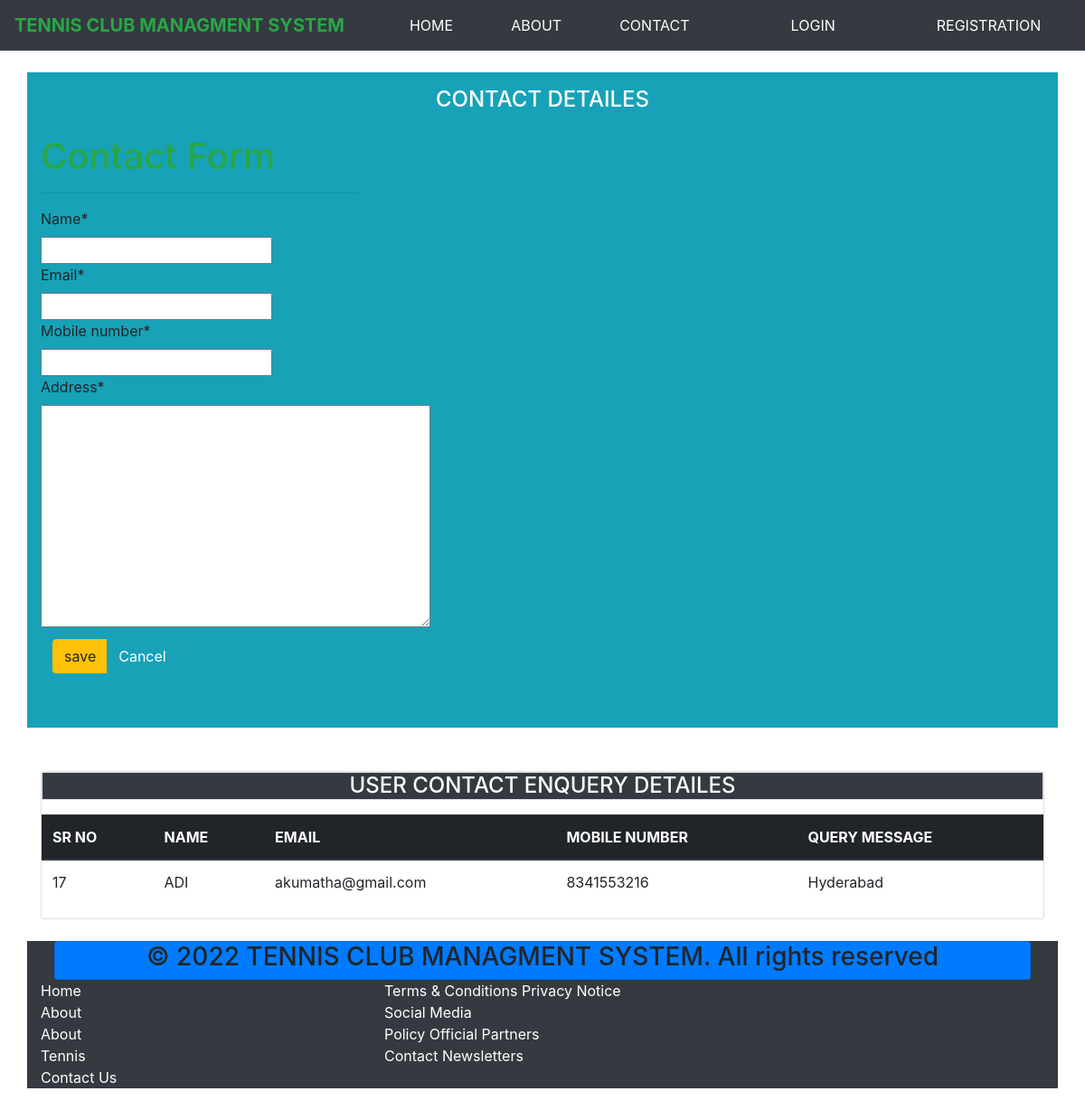
Page /contact/ on the committed database.
### ClubApp/models.py (models this page shows, shortened)
class Contact(models.Model):
 name = models.CharField(max_length=150)
 email = models.EmailField(max_length=150)
 mobile_number = models.CharField(max_length=10)
 address = models.TextField()

### ClubApp/views.py (the view)
# urls.py: path('contact/',views.contact_view,name="contact"),
def contact_view(request):
    if request.method == 'POST':
      fm = ContactForm(request.POST)
      if fm.is_valid():
        name = fm.cleaned_data['name']
        email = fm.cleaned_data['email']
        mobile_number = fm.cleaned_data['mobile_number']
        address = fm.cleaned_data['address']
        user = Contact(name=name,email=email,mobile_number=mobile_number,address=address)
        user.save()
        return redirect('/contact/')
        fm = ContactForm()
    else:
     fm = ContactForm()
     stud = Contact.objects.all()
     return render(request, 'C/contact.html',{'fm':fm,'stu':stud})

### ClubApp/forms.py
class ContactForm(forms.ModelForm):
  class Meta:
    model = Contact
    fields = '__all__'

### ClubApp/templates/C/contact.html (shortened to what this page needs)
{% extends "C/base.html" %} {% load static %} {% block content %} {% load crispy_forms_tags %}
<link href="//maxcdn.bootstrapcdn.com/bootstrap/4.1.1/css/bootstrap.min.css" rel="stylesheet" id="bootstrap-css">
<link rel="stylesheet" href="https://use.fontawesome.com/releases/v5.0.10/css/all.css">
<br>
<div class="container animated fadeIn bg-info">
    <h4 class="p-3 mb-2 bg-info text-white text-center">CONTACT DETAILES</h4>
    <div class="row">
        <div class="col-sm-4">
            <h1 class="header-title text-success"> Contact Form</h1>
            <hr>
            <form action="" method="POST">
                {% csrf_token %} {{fm|crispy}}
                <button class="btn btn-group">
             <input type="submit" value="save" class="btn btn-warning"   onclick="fun();">
             <input type="reset" value="Cancel" class="btn btn-info">
         </button>
            </form>
        </div>
        <div class="col-sm-8">
            <iframe src="https://www.google.com/maps/embed?pb=!1m23!1m12!1m3!1d63306757.2593262!2d12.512964399999992!3d14.430746900000011!2m3!1f0!2f0!3f0!3m2!1i1024!2i768!4f13.1!4m8!3e6!4m0!4m5!1s0x3a4cf564d9e7fd65%3A0xf622dc6b11507edf!2sC2J7%2B75W%20Tennis%20Court%2C%20Unnamed%20Road%2C%20Nellore%2C%20Andhra%20Pradesh%20524003!3m2!1d14.430758299999999!2d80.0130564!5e0!3m2!1sen!2sin!4v1652983814906!5m2!1sen!2sin"
                width="650" height="650" style="border:0;" allowfullscreen="" loading="lazy"></iframe>
        </div>
    </div>
</div>
<br>
<br>
<div class="container">
    <div class="row">
        <div class="col-sm-12">
            <div class="card">
                <h4 class="table table-bordered  text-center text-white bg-dark table-striped ">USER CONTACT ENQUERY DETAILES</h4>
                <table class="table">
                    <thead class="thead-dark">
                        <tr>
                            <th scope="col">SR NO</th>
                            <th scope="col">NAME</th>
                            <th scope="col">EMAIL</th>
                            <th scope="col">MOBILE NUMBER</th>
                            <th scope="col">QUERY MESSAGE</th>
                        </tr>
                    </thead>
                    <tbody>
                        {% for i in stu %}
                        <tr>
                            <td>{{i.id}}</td>
                            <td>{{i.name}}</td>
                            <td>{{i.email}}</td>
                            <td>{{i.mobile_number}}</td>
                            <td>{{i.address}}</td>
                        </tr>
                        {% endfor %}
                    </tbody>
                </table>
            </div>
        </div>
    </div>
</div>
{% endblock %}

### rows in the picture
Contact: id "17", name "ADI", email "akumatha@gmail.com", mobile_number "8341553216", address "Hyderabad"
